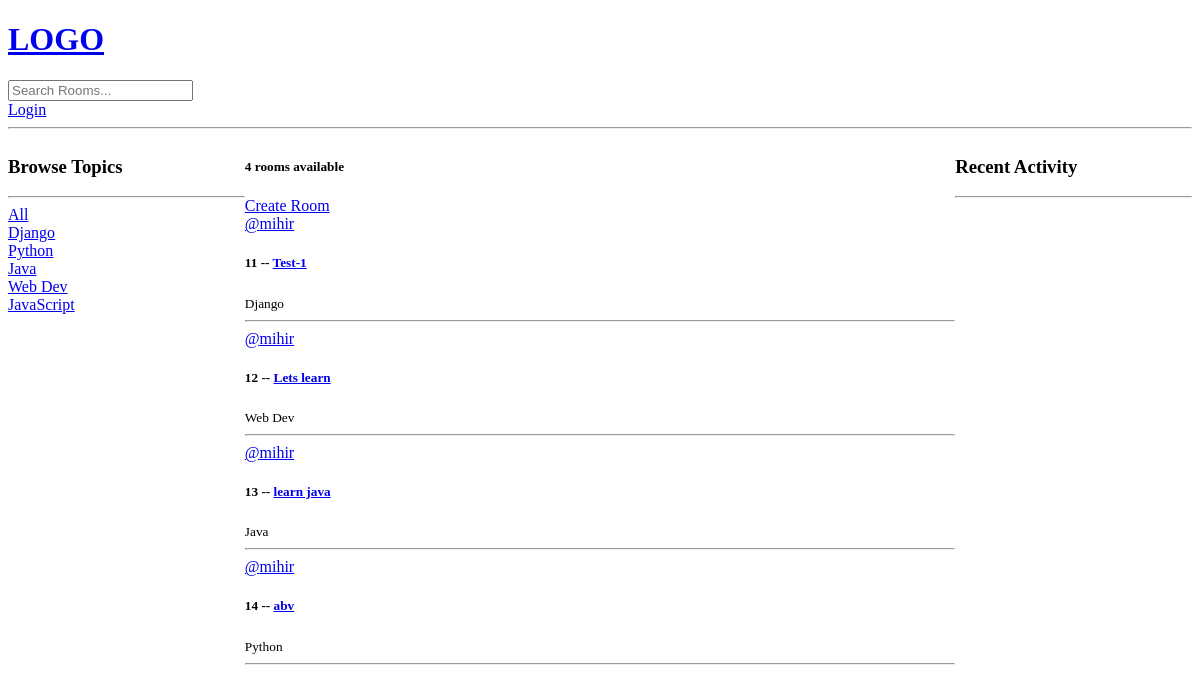
The app's page /, older data.
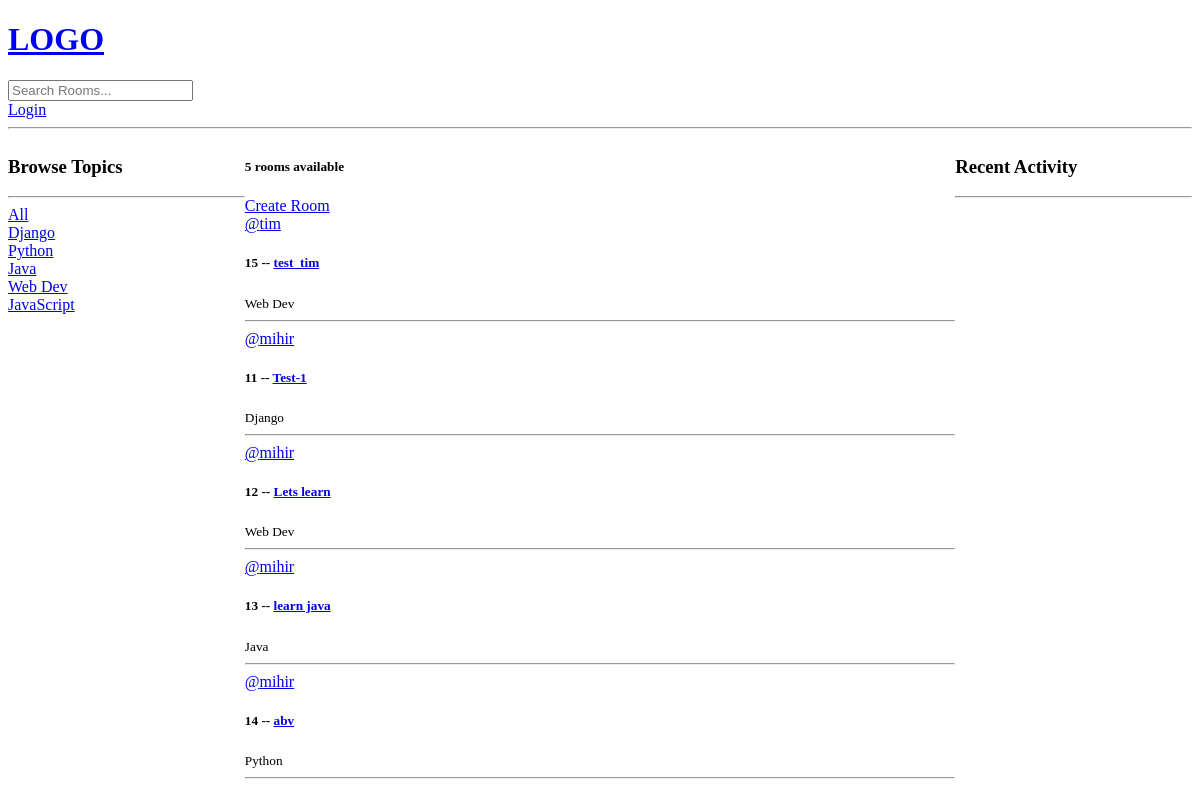
The same page, newer data.
### base/models.py (models this page shows, shortened)
class Topic(models.Model):
    name = models.CharField(max_length=200)
    def __str__(self):
        return self.name

class Room(models.Model):
    host = models.ForeignKey(User,on_delete=models.SET_NULL,null=True)
    topic = models.ForeignKey(Topic,on_delete=models.SET_NULL,null=True)
    name = models.CharField(max_length=200)
    description = models.TextField(null=True,blank=True)
    participants = models.ManyToManyField(User,related_name="participants",blank=True)
    updated = models.DateTimeField(auto_now=True)
    created = models.DateTimeField(auto_now_add=True)
    class Meta:
        ordering= ['-updated','-created']

### base/views.py (the view)
# urls.py: path('',views.home,name="home"),
def home(request):
    q = request.GET.get('q') if request.GET.get('q')!= None else ''
    rooms = Room.objects.filter(
        Q(topic__name__icontains=q) |
        Q(name__icontains=q) |
        Q(description__icontains=q)
        )
    topics = Topic.objects.all()
    room_count = rooms.count()
    room_messages = Message.objects.filter(Q(room__topic__name__icontains=q))
    context ={ 'rooms': rooms, 'topics':topics,'room_count':room_count ,'room_messages':room_messages}
    return render(request, 'base/home.html',context)

### base/templates/base/home.html (shortened to what this page needs)
{% extends 'main.html' %} {% block content %}
<div class="home-container">
  <div>
    {% include 'base/topic_component.html' %}
  </div>
  <div>
    <h5>{{room_count}} rooms available</h5>
    <a href="{% url 'create-room' %}">Create Room</a>
    {% include 'base/feed_component.html' %}
  </div>
  <div>
   {% include 'base/activity_component.html' %}
  </div>
</div>
{% endblock content %}

### base/templates/base/topic_component.html
<h3>Browse Topics</h3>
<hr />
<div>
  <a href="{%  url 'home' %}">All</a>
</div>
{% for topic in topics%}
<div>
  <a href="{%  url 'home' %}?q={{topic.name}}">{{topic}}</a>
</div>
{% endfor %}

### base/templates/base/feed_component.html (shortened to what this page needs)
<div>
    {% for room in rooms %}
<div>
    <a href="{% url 'user-profile' room.host.id %}">@{{room.host.username}}</a>
    <h5>
      {{room.id}} -- <a href="{% url 'room' room.id %}">{{room.name}}</a>
    </h5>
    <small>{{room.topic.name}}</small>
    <hr />
  </div>
  {% endfor %}
</div>

Row changes from the older to the newer data that the page shows:
added Room: host.username "tim", id "15", name "test_tim", topic.name "Web Dev"
Text that changed along with them:
{{ room_count }}: "4" → "5"
